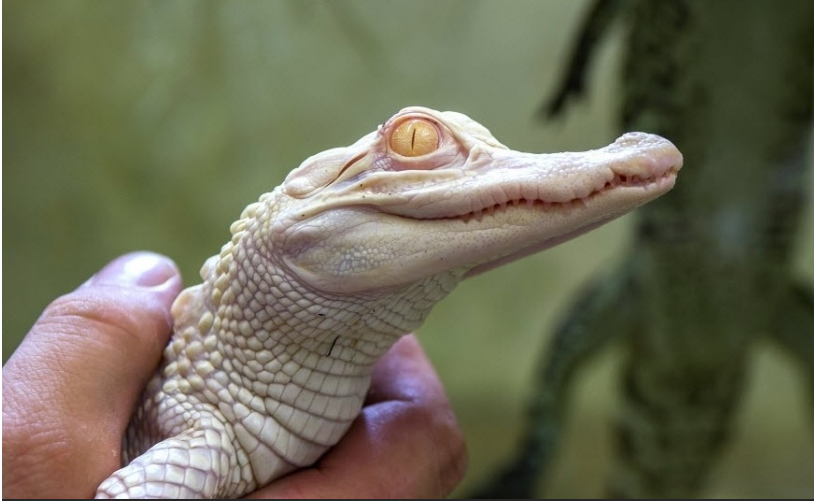
#> input picture Testing Grounds/img1.png, 814 x 501 px
$ jupyter execute --allow-errors 'Image Histograms.ipynb'
#> lines starting #> are read from the running program, lines starting #| are printed output that depends on the picture
### Img Histograms ###

[cell 1]
# ref: https://www.pyimagesearch.com/2021/04/28/opencv-image-histograms-cv2-calchist/

[cell 2]
import numpy as np
import cv2
import matplotlib.pyplot as plt

[cell 3]
import sys
sys.path.append('C:/Users/Mafeus/Desktop/Git_Repos/OpenCV')
import OpCV_Utils

#### Histogram Equalization

[cell 4]
img = cv2.imread('img1.png')
#> img is the input picture: shape (501, 814, 3); mean B, G, R 86, 107.4, 108.9
img_gray = cv2.cvtColor(img, cv2.COLOR_BGR2GRAY)
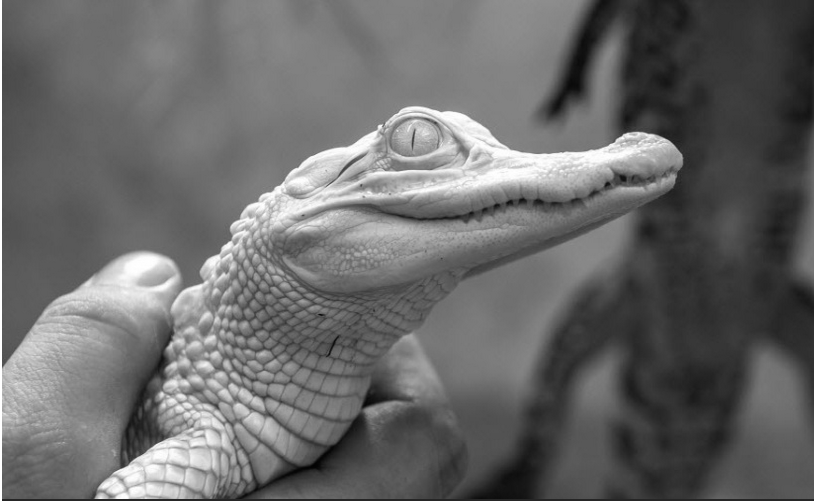
#> img_gray: shape (501, 814); min 2, max 255, mean 105.4

img_equalized = cv2.equalizeHist(img_gray, img_gray.copy())
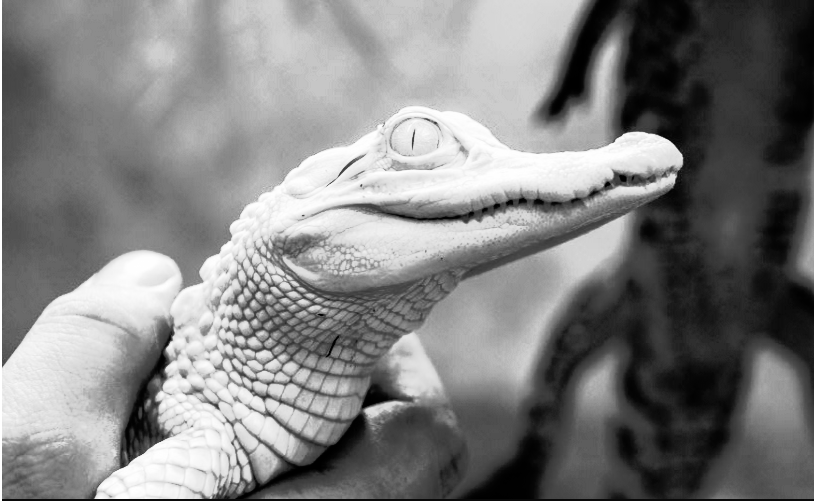
#> img_equalized: shape (501, 814); min 0, max 255, mean 128.5

img_gray = cv2.cvtColor(img_gray, cv2.COLOR_GRAY2RGB)
#> img_gray: shape (501, 814, 3)
img_equalized = cv2.cvtColor(img_equalized, cv2.COLOR_GRAY2RGB)
#> img_equalized: shape (501, 814, 3)

#> (the rest of this cell did not finish here and is left out)

#### Image Histograms

[cell 5]
def gray_histogram(img, normalize=True):

    # Gray-scale histogram:
#> called with normalize = True
    img_gray = cv2.cvtColor(img, cv2.COLOR_BGR2GRAY)
    hist = cv2.calcHist([img_gray], [0], None, [256], [0, 256])
#> hist = 256 values, max 5993 at index 129, min 0 at index 0, mean 1593

    plt.subplot()
    plt.title('Gray-Scale Histogram');
    plt.xlabel('Bins')
    plt.ylabel('# of Pixels')
    plt.xlim([0, 256])

    if normalize:
        # Normalizing:
        hist /= hist.sum()
#> hist = 256 values, max 0.0147 at index 129, min 0 at index 0, mean 0.00391
        plt.ylabel('% of Pixels')

    plt.plot(hist)

    return hist

[cell 6]
def color_histogram(img, normalize=True):
    # expecting BGR img
    # Split Channels:
    chans = cv2.split(img)
    colors = ('b', 'g', 'r')
    plt.figure()
    plt.title('Flatten Color Histogram');
    plt.xlabel('Bins')
    plt.ylabel('# of Pixels')
    plt.xlim([0, 256])

    for (chan, color) in zip(chans, colors):
        hist = cv2.calcHist([chan], [0], None, [256], [0, 256])

        # Normalizing:
        if normalize:
            hist /= hist.sum()
            plt.ylabel('% of Pixels')

        plt.plot(hist, color=color)

    return hist

[cell 7]
hist = gray_histogram(img)
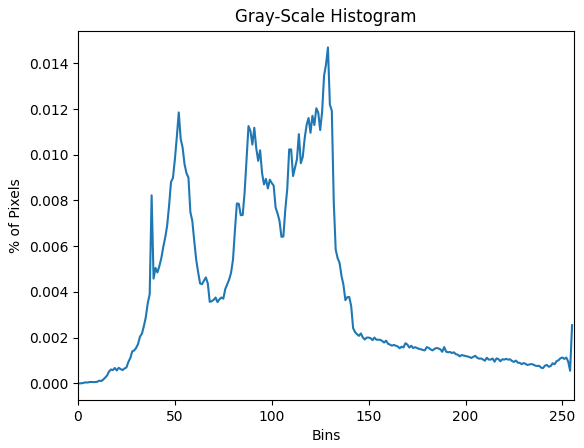
#> figure drawn by matplotlib, 1 panel; curve peaks at x = 129, y = 0.0147

[cell 8]
hist = gray_histogram(img_equalized)
#> hist = 256 values, max 0.0147 at index 198, min 0 at index 9, mean 0.00391
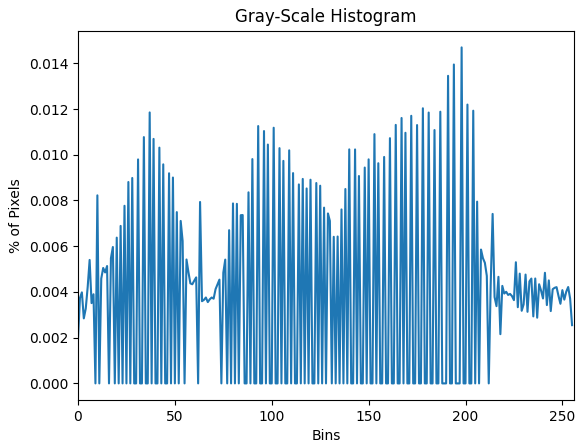
#> figure drawn by matplotlib, 1 panel; curve peaks at x = 198, y = 0.0147

[cell 9]
hist = color_histogram(img)
#> the loop in color_histogram, `for (chan, color) in zip(chans, colors):` made 3 passes
#> color on passes 1 to 3: 'b', 'g', 'r'
#> hist = 256 values, max 0.0146 at index 123, min 0 at index 0, mean 0.00391
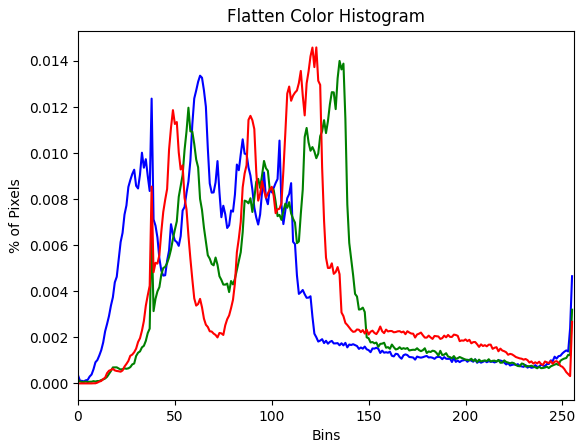
#> figure drawn by matplotlib, 1 panel; curve peaks at x = 63, y = 0.0134; curve peaks at x = 135, y = 0.014; curve peaks at x = 123, y = 0.0146
